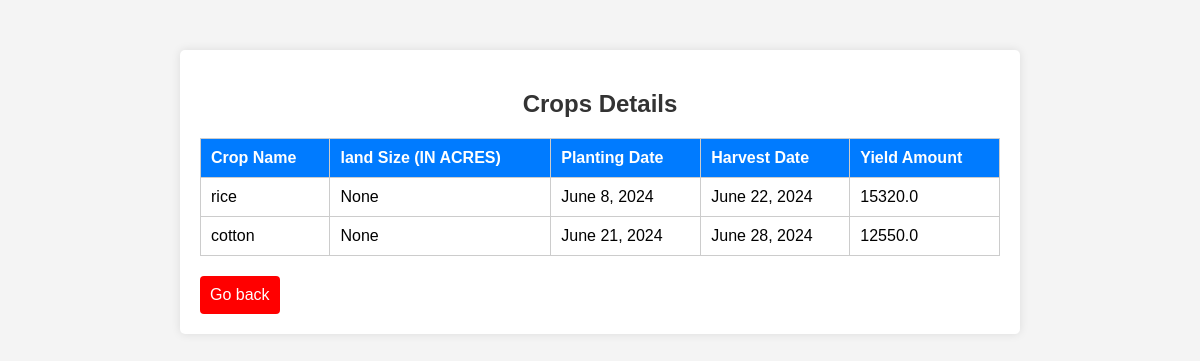
/search_crops (signed in), run on the app's committed database.
### helpapp/models.py (models this page shows)
class Crop_db(models.Model):
    farmer= models.ForeignKey(Farmer_db, on_delete=models.CASCADE)
    crop_name = models.CharField(max_length=255)
    land_size = models.FloatField( null=True, blank=True)
    planting_date = models.DateField(null=True, blank=True)
    harvest_date = models.DateField(null=True, blank=True)
    yield_amount = models.FloatField(null=True, blank=True)

### helpapp/views.py (the view)
# urls.py: path('search_crops',views.search,name='search') ,
def search(request):
    user_id = request.session.get('user_id')
    if user_id:
        farmer = Farmer_db.objects.get(id=user_id)
        crops = Crop_db.objects.filter(farmer=farmer)
        return render(request, 'search_results.html', {'crops': crops})
    return render(request,'welcome.html')

### templates/search_results.html (shortened to what this page needs)
<!DOCTYPE html>
<html lang="en">
<head>
</head>
<body>
    <div class="container">
        <h2>Crops Details </h2>
            <table>
                <thead>
                    <tr>
                        <th>Crop Name</th>
                        <th>land Size
                            (IN ACRES)</th>
                        <th>Planting Date</th>
                        <th>Harvest Date</th>
                        <th>Yield Amount</th>
                    </tr>
                </thead>
                <tbody>
                    {% for crop in crops %}
                        <tr>
                            <td>{{ crop.crop_name }}</td>
                            <td>{{ crop.land_size }}</td>
                            <td>{{ crop.planting_date }}</td>
                            <td>{{ crop.harvest_date }}</td>
                            <td>{{ crop.yield_amount }}</td>
                        </tr>
                    {% endfor %}
                </tbody>
            </table>
        <a  href="{% url 'welcome' %}" ><button >Go back</button></a>
    </div>
</body>
</html>

### templates/search_results.html (style rules this page uses)
body { font-family: Arial, sans-serif; background-color: #f4f4f4; margin: 0; padding: 0; }
.container { max-width: 800px; margin: 50px auto; padding: 20px; background-color: #fff; box-shadow: 0 0 10px rgba(0,0,0,0.1); border-radius: 5px; }
h2 { text-align: center; color: #333; }
table { width: 100%; border-collapse: collapse; margin: 20px 0; }
table, th, td { border: 1px solid #ccc; }
th, td { padding: 10px; text-align: left; }
th { background-color: #007bff; color: #fff; }
button { padding: 10px; background-color: red; color: #fff; border: none; border-radius: 4px; cursor: pointer; font-size: 16px; }

### data on the page
Crop_db: crop_name "rice", land_size "None", planting_date "June 8, 2024", harvest_date "June 22, 2024", yield_amount "15320.0"
Crop_db: crop_name "cotton", land_size "None", planting_date "June 21, 2024", harvest_date "June 28, 2024", yield_amount "12550.0"
